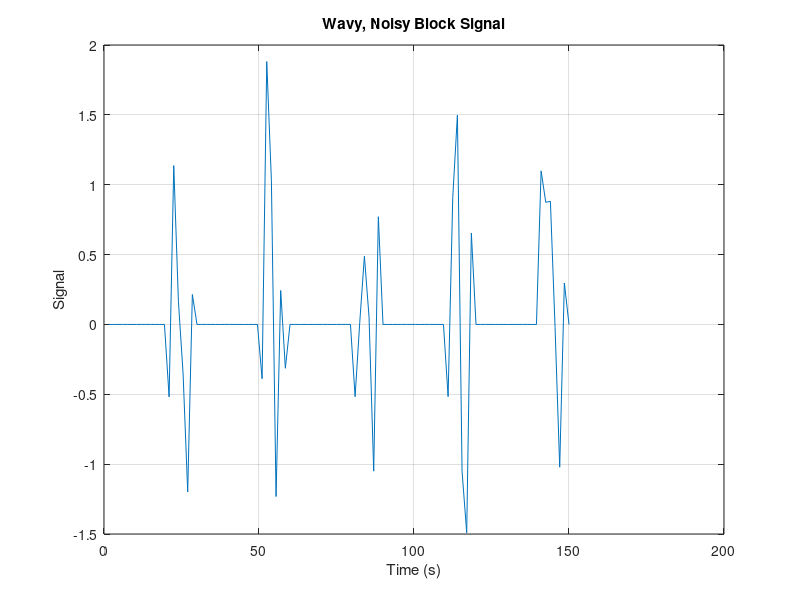

MATLAB code for this plot:
% Define parameters
n_timepoints = 100;  % Total number of timepoints
TR = 1.5;            % Time resolution in seconds
time = (1:n_timepoints) * TR;  % Time vector from 1 to 150 seconds

% Define ON periods (in seconds)
on_times = [21, 51, 81, 111, 141];  % Onset times of the blocks
block_duration = 9;  % Each block lasts 9 seconds

% Create a signal of zeros
signal = zeros(n_timepoints, 1);

% Generate wavy, noisy blocks at the on times
for ii = 1:length(on_times)
    % Find start and end index for each block
    start_idx = round(on_times(ii) / TR);
    %start_idx = on_times(ii);
    %end_idx = start_idx + block_duration;

    end_idx = start_idx + round(block_duration / TR) - 1;
    
    % Create a sine wave for the block
    t = linspace(0, block_duration, end_idx - start_idx + 1);
    wave = sin(2 * pi * (1 / block_duration) * t);  % Wavy pattern
    
    % Add more noise to the wave
    noise = 0.5 * randn(size(wave));  % Increased noise level (0.5)
    wavy_block = wave + noise;
    
    % Insert the noisy, wavy block into the signal
    signal(start_idx:end_idx) = wavy_block;
end

% Plot the resulting signal
figure;
plot(time, signal);
xlabel('Time (s)');
ylabel('Signal');
title('Wavy, Noisy Block Signal');
grid on;
